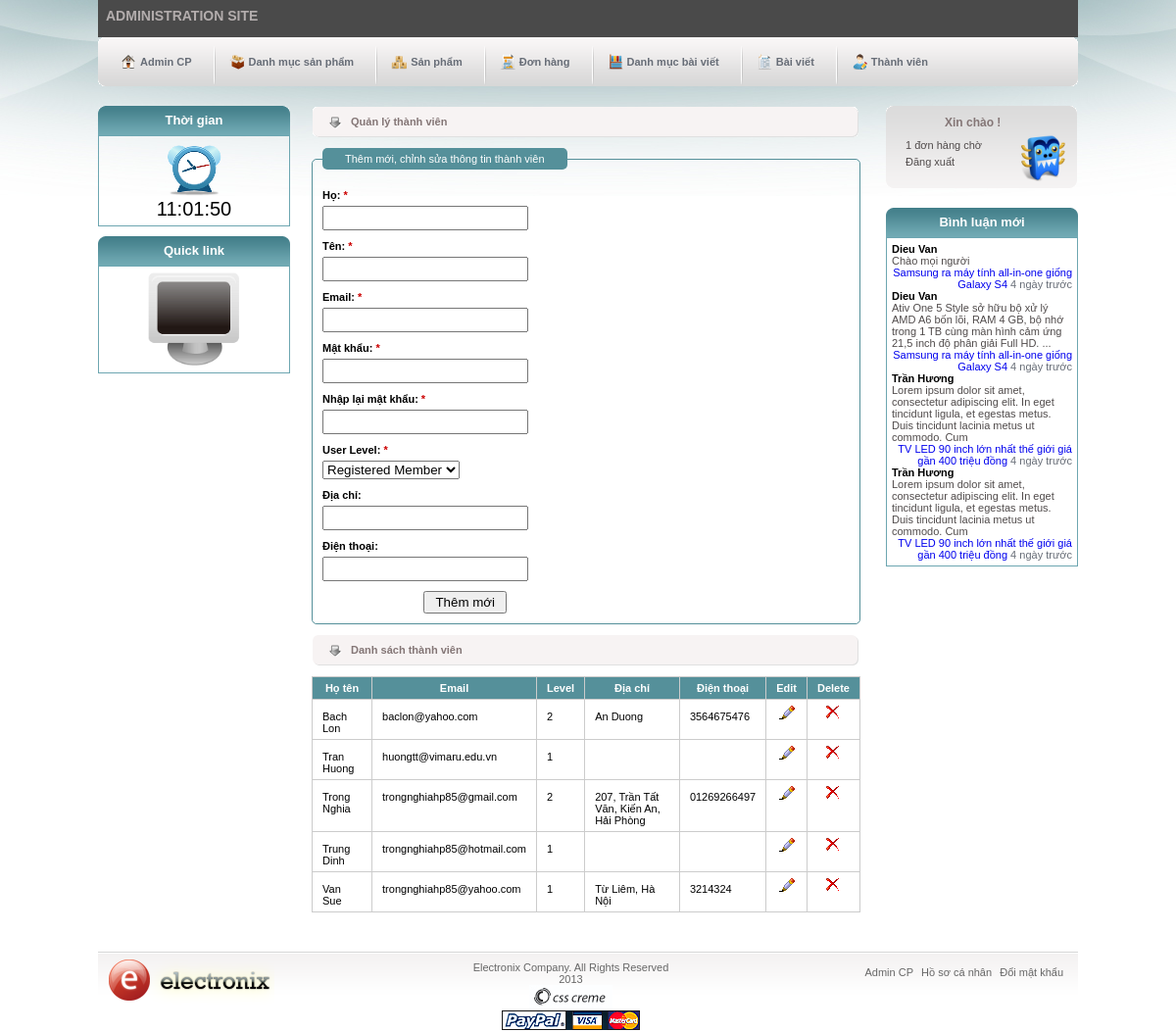
/admin/users.php (signed in), run on an earlier commit of the app's database.
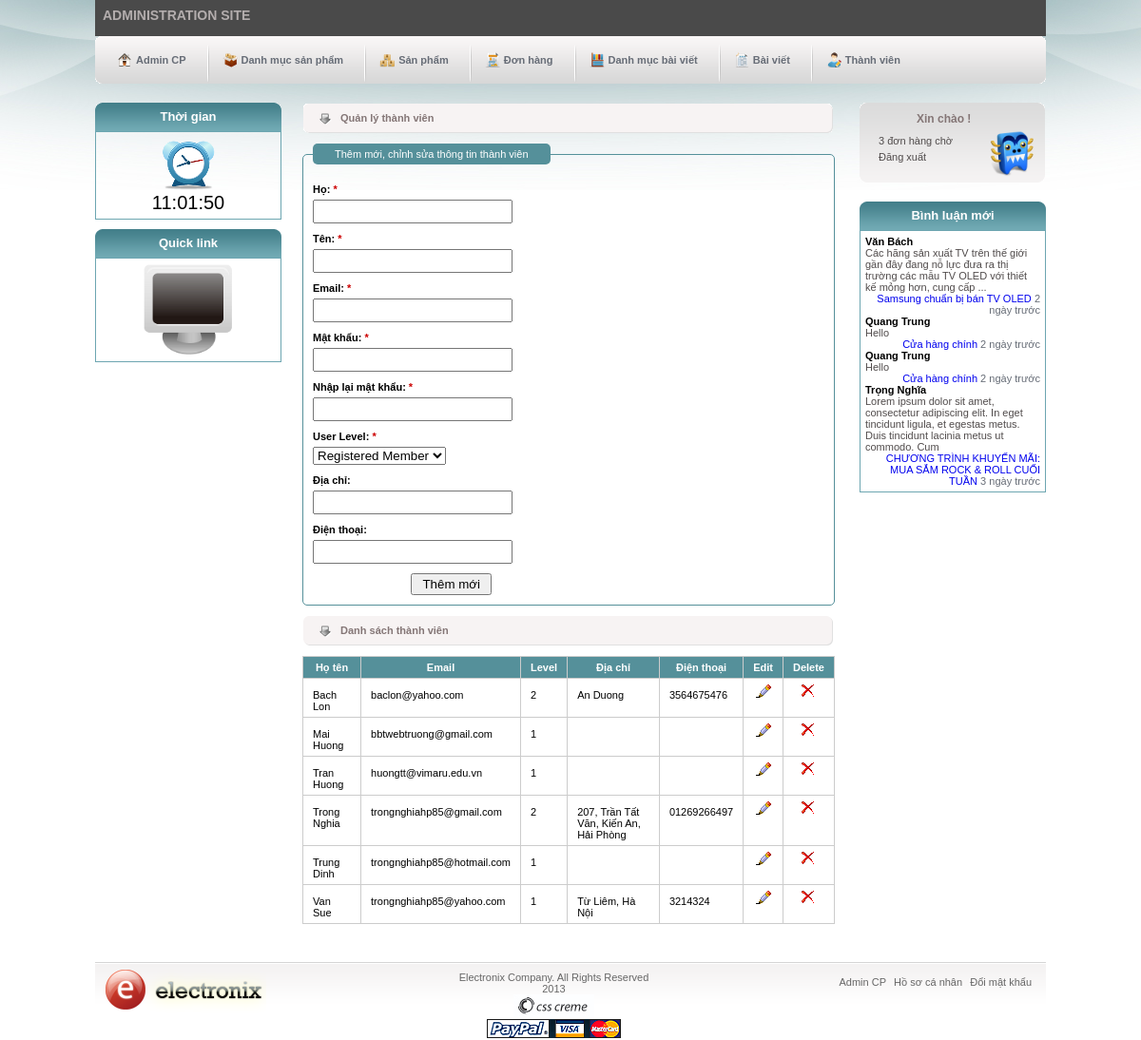
And on a later commit of the database.
### tables this page shows
CREATE TABLE IF NOT EXISTS `users` (
  `user_id` int(11) NOT NULL AUTO_INCREMENT,
  `first_name` varchar(40) NOT NULL,
  `last_name` varchar(30) NOT NULL,
  `email` varchar(60) NOT NULL,
  `pass` varchar(40) NOT NULL,
  `address` varchar(100) DEFAULT NULL,
  `phone` varchar(15) DEFAULT NULL,
  `website` varchar(60) DEFAULT NULL,
  `yahoo` varchar(60) DEFAULT NULL,
  `bio` text,
  `avatar` varchar(100) DEFAULT NULL,
  `user_level` tinyint(4) NOT NULL,
  `active` varchar(60) DEFAULT NULL,
  `registration_date` datetime NOT NULL,
  PRIMARY KEY (`user_id`),
  UNIQUE KEY `email` (`email`),
  KEY `first_name` (`first_name`,`last_name`,`pass`,`registration_date`)
);

### inc/functions.php (called while the page is built, shortened)
<?php
    function the_excerpt($text, $string = 400) {
        $sanitized = strip_tags($text);
        if(strlen($sanitized) > $string) {
            $cutString = substr($sanitized,0,$string);
            $words = substr($sanitized, 0, strrpos($cutString, ' '));
            return $words;
        } else {
            return $sanitized;
        }
    }
	function fetch_user($user_id) {
		global $dbc;
		$q = "SELECT * FROM users WHERE user_id = {$user_id}";
		$r = mysqli_query($dbc, $q);
		if (mysqli_num_rows($r) > 0) {
			return $result_set = mysqli_fetch_array($r, MYSQLI_ASSOC);
		} else {
			return FALSE;
		}
	}
	function fetch_users($order) {
		global $dbc;
		$q = "SELECT *, CONCAT_WS(' ', first_name, last_name) AS name FROM users ORDER BY {$order} ASC";
		$r = mysqli_query($dbc, $q);
    	if(mysqli_num_rows($r) > 1) {
    		$users = array();
    		while ($results = mysqli_fetch_array($r, MYSQLI_ASSOC)) {
    			$users[] = $results;
    		}
    	return $users;
    	} else {
    		return FALSE;
    	}
	}
	function show_time($time) {
	    $s = strtotime("now") - strtotime($time);
	    if ($s <= 60) {
	        return 'Khoảng 1 phút trước';
	    } else {
	        $t = intval($s / 60);
	        if ($t >= 60) {
	            $t = intval($t / 60);
	            if ($t >= 24) {
	                $t = intval($t / 24);
	                if ($t >= 30) {
	                    $t = intval($t / 30);
	                    if ($t >= 12) {
	                        $t = intval($t / 12);
	                        return $t . ' năm trước';
	                    } else {
	                        return $t . ' tháng trước';
	                    }
	                } else {
	                    return $t . ' ngày trước';
	                }
	            } else {
	                return $t . ' giờ trước';
	            }
	        } else {
	            return $t . ' phút trước';
	        }
	    }
	}

### admin/users.php (the view, shortened to what the changed rows need)
<?php
	include('inc/header.php');
	require_once('../inc/functions.php');
	require_once('../inc/mysqli_connect.php');
	include('inc/first-sidebar.php');
?>
<?php
	if (isset($_GET['euid'])) {
		if(filter_var($_GET['euid'], FILTER_VALIDATE_INT, array('min_range'=>1))) {
			include('inc/edit-users.php');
		} else {
			redirect_to('admin/index.php');
		}
	} elseif(isset($_GET['duid'])) {
		if(filter_var($_GET['duid'], FILTER_VALIDATE_INT, array('min_range'=>1))) {
			include('inc/delete-users.php');
		} else {
			redirect_to('admin/index.php');
		}
	} else {
		include('inc/add-users.php');
	}
?>
	<table>
    	<thead>
    		<tr>
    			<th><a href="users.php?sort=name">Họ tên</a></th>
    			<th><a href="users.php?sort=email">Email</a></th>
                <th><a href="users.php?sort=level">Level</a></th>
                <th>Địa chỉ</th>
                <th>Điện thoại</th>
                <th>Edit</th>
                <th>Delete</th>
    		</tr>
    	</thead>
    	<tbody>
    	<?php
    		if (isset($_GET['sort'])) {
    			switch ($_GET['sort']) {
    				case 'name':
    					$order_by = 'name';
    					break;
    				case 'email':
    					$order_by = 'email';
    					break;
    				case 'level':
    					$order_by = 'user_level';
    					break;
    				default:
    					$order_by = 'name';
    					break;
    			}
    		} else {
    			$order_by = 'name';
    		}
            $users = fetch_users($order_by);
            foreach ($users as $user) :
        ?>
            <tr>
                <td><?php echo $user['name']; ?></td>
                <td><?php echo $user['email']; ?></td>
                <td><?php echo $user['user_level']; ?></td>
                <td><?php echo $user['address']; ?></td>
                <td><?php echo $user['phone']; ?></td>
                <td class='edit'><a href="users.php?euid=<?php echo $user['user_id']; ?>"><img src="../images/b_edit.png" alt="edit"></a></td>
                <td class='delete'><a href="users.php?duid=<?php echo $user['user_id']; ?>"><img src="../images/b_drop.png" alt="drop"></a></td>
            </tr>
        <?php endforeach; ?>
    	</tbody>
    </table>
</div>
<?php
	include('inc/second-sidebar.php');
	include('inc/footer.php');
?>

### admin/inc/second-sidebar.php (shortened to what the changed rows need)
	<?php
		$q = "SELECT COUNT(order_id) FROM orders WHERE status = 1";
		$r = mysqli_query($dbc,$q); confirm_query($r, $q);
		if (mysqli_num_rows($r) > 0) {
			list($record) = mysqli_fetch_array($r, MYSQLI_NUM);
			$msg = $record." đơn hàng chờ";
		} else {
			$msg = "0 đơn hàng chờ";
		}
    	$user = fetch_user($_SESSION['uid']);
	?>
	<div id="second-sidebar">
		<div id="shopping-cart" class="group">
			<h2><a href="../edit-profile.php">Xin chào <?php echo $_SESSION['last_name'];?>!</a></h2>
			<div id="cart-details">
				<a href="order.php" id="red"><?php echo $msg;?></a>
				<a href='logout.php'>Đăng xuất</a>
			</div>
			<a href="../edit-profile.php" data-tooltip="<?php echo $_SESSION['last_name'];?>" class="tool"><img src="../images/avatar/<?php echo (!isset($user['avatar']) ? "no_avatar.jpg" : $user['avatar']); ?>" alt="Admin" class="avatar1" /></a>
		</div>
		<div class='typical'>
			<div class="box" id="boxnews">
			<?php
			$q = "SELECT p.page_name, c.page_id, c.author, c.comment, c.comment_date FROM comments AS c JOIN pages AS p USING(page_id) ORDER BY comment_date DESC LIMIT 4";
			$r = mysqli_query($dbc, $q);
				if (mysqli_num_rows($r) > 0) {
					while ($coms = mysqli_fetch_array($r, MYSQLI_ASSOC)) {
						if (strlen(strip_tags($coms['comment'])) > 200) {
							$comment = the_excerpt($coms['comment'], 200)." ...";
						} else {
							$comment = strip_tags($coms['comment']);
						}
						echo "
							<div>
								<h4 class='newstitle'><strong>{$coms['author']}</strong></h4>
								<p>".$comment."</p>
								<p class='date'><a href='../single.php?pnid={$coms['page_id']}'>{$coms['page_name']}</a>   ".show_time($coms['comment_date'])."</p>
							</div>
						";
					}
				}
			?>
			</div>
		</div>
	</div>
</div>

What changed in the data, as far as the page shows it:
added users: name "Mai Huong", email "bbtwebtruong@gmail.com", user_level "1"
Also different on the page:
$msg: "1 đơn hàng chờ" → "3 đơn hàng chờ"
new list line: "Văn Bách Các hãng sản xuất TV trên thế giới gần đây đang nỗ lực đưa ra thị trường các mẫu TV OLED với thiết kế mỏng hơn, cung cấp ... Samsung chuẩn bị bán TV OLED 2 ngày trước"
new list line: "Quang Trung Hello Cửa hàng chính 2 ngày trước"
new list line: "Trọng Nghĩa Lorem ipsum dolor sit amet, consectetur adipiscing elit. In eget tincidunt ligula, et egestas metus. Duis tincidunt lacinia metus ut commodo. Cum CHƯƠNG TRÌNH KHUYẾN MÃI: MUA SẮM ROCK & ROLL CUỐI TUẦN 3 ngày trước"
list line gone: "Dieu Van Chào mọi người Samsung ra máy tính all-in-one giống Galaxy S4 4 ngày trước"
list line gone: "Dieu Van Ativ One 5 Style sở hữu bộ xử lý AMD A6 bốn lõi, RAM 4 GB, bộ nhớ trong 1 TB cùng màn hình cảm ứng 21,5 inch độ phân giải Full HD. ... Samsung ra máy tính all-in-one giống Galaxy S4 4 ngày trước"
list line gone: "Trần Hương Lorem ipsum dolor sit amet, consectetur adipiscing elit. In eget tincidunt ligula, et egestas metus. Duis tincidunt lacinia metus ut commodo. Cum TV LED 90 inch lớn nhất thế giới giá gần 400 triệu đồng 4 ngày trước"
